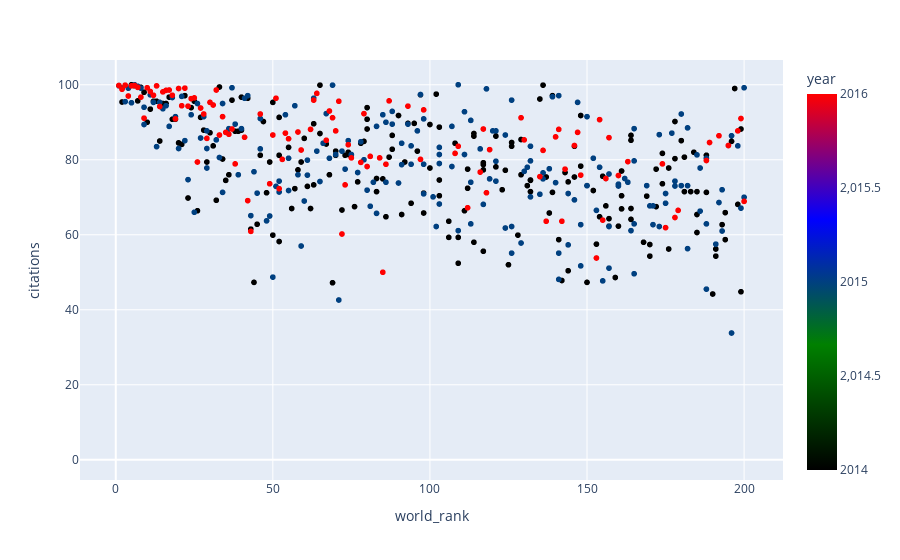

Notebook source saved alongside this figure:
### Code cell
# Step 1: Create the traces of the plots
fig = px.scatter(df_years, x="world_rank", y="citations", color= "year"
                 , color_continuous_scale=['black', 'green', 'blue','red'])
fig.show()

### Figure 1 — Plotly figure (JSON) as saved in the notebook; plotly's stock layout.template omitted (floating-point values rounded to 4 significant figures; data arrays with more than 128 entries replaced by an {"elided": "..."} marker saying what was removed)
{"data": [{"hovertemplate": "world_rank=%{x}<br>citations=%{y}<br>year=%{marker.color}<extra></extra>", "legendgroup": "", "marker": {"color": {"elided": "1601 int values"}, "coloraxis": "coloraxis", "symbol": "circle"}, "mode": "markers", "name": "", "showlegend": false, "type": "scattergl", "x": {"elided": "1601 str values"}, "xaxis": "x", "y": {"elided": "1601 float values"}, "yaxis": "y"}], "layout": {"coloraxis": {"colorbar": {"title": {"text": "year"}}, "colorscale": [[0, "black"], [0.3333, "green"], [0.6667, "blue"], [1, "red"]]}, "legend": {"tracegroupgap": 0}, "margin": {"t": 60}, "xaxis": {"anchor": "y", "domain": [0, 1], "title": {"text": "world_rank"}}, "yaxis": {"anchor": "x", "domain": [0, 1], "title": {"text": "citations"}}}}
